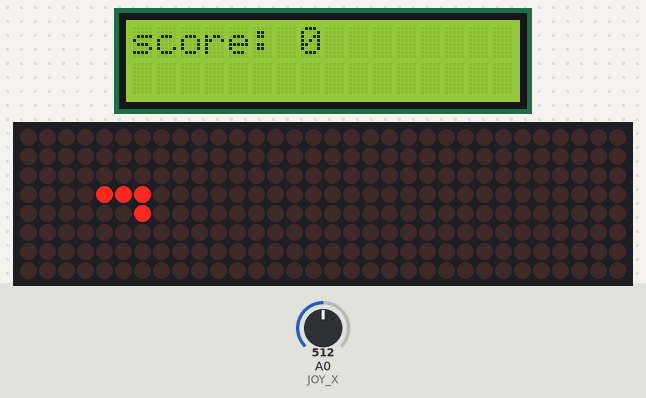
A sketch run on a simulated Arduino Uno, built with avr-gcc and run on an emulated ATmega328P. Shown: 16×2 character LCD, 32×8 LED matrix. Inputs (shaded band) come from the test bench; at power-on: A0 (JOY_X) = 512. Random numbers use the default seed unless the sketch sets one.

Above: at 6.2 s.
6.3 s: A0 (JOY_X) set to 688
8.8 s: A0 (JOY_X) set to 717
At 9.34 s:
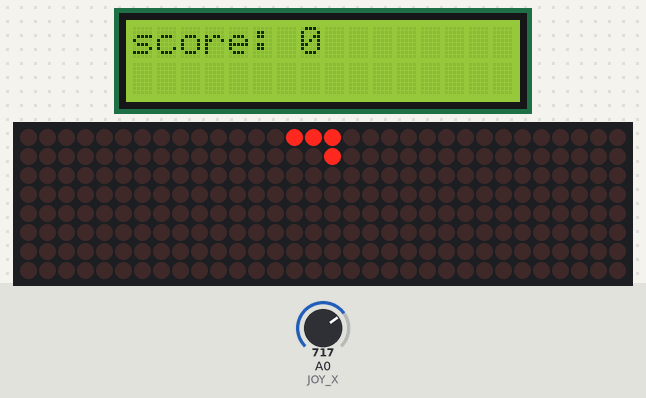
10.6 s: A0 (JOY_X) set to 317
13.2 s: A0 (JOY_X) set to 283
At 14.9 s:
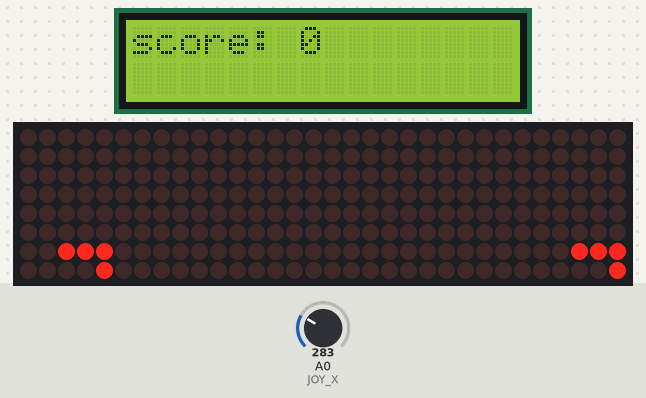
15.0 s: A0 (JOY_X) set to 710
At 16.21 s:
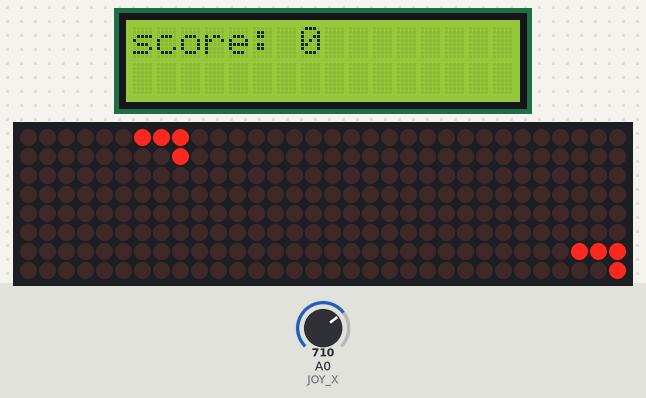
16.8 s: A0 (JOY_X) set to 290
At 18.08 s:
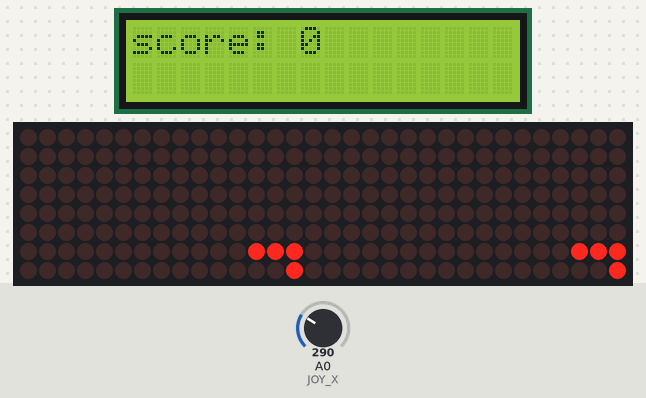

The sketch:

400529762_Final_project_2TA4.ino
```cpp
#include "LedControl.h"
#include "DFRobot_RGBLCD1602.h"


// pins and their corresponding variables
const int DIN_PIN = 11;
const int CLK_PIN= 13;
 const int CS_PIN = 10;
const int JOY_X= A0;
const int JOY_Y = A1;
const int JOY_BTN= 2;


 DFRobot_RGBLCD1602 lcd(0x6B, 16, 2);

// initializing the led matrix using LedContro.h and an led object is created: DIN, CLK, CS, number of matrix
LedControl lc = LedControl(DIN_PIN, CLK_PIN, CS_PIN, 4);

//the game board
//we have 32 rows and each byte represents 8 columns (1 = led on and 2 = led off)
byte gameBoard[32 ] =  {0};
byte displayBoard[32] = {0};


byte currentShape[4] = {0,0,0,0};
int shapeHeight = 0;
int shapeWidth = 0;
// start point for where the shapes fall ( this represents the anchor point of our shapes left corner)
volatile int pieceX = 3;
volatile int pieceY = 32-shapeHeight;

unsigned long lastJoyTime = 0;

unsigned long lastDropTime = 0;
int dropSpeed = 300;
bool gameOver = false;
volatile int score = 0;
volatile int last_score = -1; // so the first time it updates it
bool game_done = false;


void setup() {
  Serial.begin(9600);
  pinMode(JOY_BTN, INPUT_PULLUP);

  randomSeed(analogRead(A5));

  // Initializing all of the 4 matrix
  for (int i =  0; i < 4; i++) {
    lc.shutdown(i, false);  //
    lc.setIntensity(i, 2);  //  the rang is [ 0 to 15]
    lc.clearDisplay(i);     // Clear screen
  }
  for (int i = 0; i < 32; i++) {
  gameBoard[i] = 0;
  }
  lcd.init();
  lcd.setCursor(0,0);
  lcd.print("Game Starting...");
  delay(5000);
  lcd.clear();
  spawnPiece(); // spawning the first piece
  }

void loop() {
  if(gameOver == false){
  handleJoystick();
  applyGravity();
  drawFrame();

  if ( last_score != score){
    lcd.clear();
    lcd.print("score: ");
    lcd.print(score);
    last_score = score;
  }

  delay(30);
  }
  else{
    if ( game_done  == false){
    lcd.clear();
    lcd.print("Game Over!");
    game_done = true;
    }
    return;
  }


}


// we check if we havea collision or not
bool checkCollision(int targetX, int targetY){

  if (targetX < 0 || targetX > (8 - shapeWidth)){
  return true;
  }

  if (targetY <0) {
    return true;
  }

  for (int i = 0; i < shapeHeight; i++ ){
    if (targetY+ i >= 32){// if the target reading is outside the board
      continue;
    }


    byte shiftedRow = currentShape[i] >> targetX;
    if (shiftedRow & gameBoard[targetY + i]){
      return true;
    }
  }
  return false;
}


// Shape randomization
void spawnPiece() {
  for (int i = 0; i < 4; i++) {
    currentShape[i] = 0;
    }
  int nextShape = random(0, 5); //it will randomly choose a number between 0 to 5

  //  Square (2x2)
  if (nextShape == 0) {
    currentShape[0]= B11000000 ;
    currentShape[1 ] = B11000000;
    shapeHeight =  2;
    shapeWidth= 2;
  }
  // Horizontal Line (4x1)
  else if (nextShape == 1) {
    currentShape[0] = B11110000;
    shapeHeight = 1;
    shapeWidth= 4;
  }
  // vertical Line  (1x4)
  else if (nextShape == 2) {
    currentShape[0]= B10000000;
    currentShape[1] = B10000000;
    currentShape[2]= B10000000;
    currentShape[3] = B10000000;
    shapeHeight = 4;
    shapeWidth= 1;
  }
  //  L-Shape (2x3 )
  else if (nextShape == 3) {
    currentShape[0] = B11000000;
    currentShape[1]= B10000000;
    currentShape[2]= B10000000 ;
    shapeHeight = 3;
    shapeWidth =2;
  }

  // Inverted L-Shape ( 2x3)
  else if (nextShape == 4) {
    currentShape[0] = B11000000;
    currentShape[1]  = B01000000;
    currentShape[2] = B01000000;
    shapeHeight = 3;
    shapeWidth = 2;
  }

  // Reseting the coordinates base ohn the nex shape coordinates to the top
  pieceX = 3;
  pieceY =  32 - shapeHeight;

  if (checkCollision(pieceX, pieceY) == true){
    gameOver = true;
  }

}

void handleJoystick() {
  // using millis() instead of delay()
  if (millis()- lastJoyTime < 150) {
    return; // if less than 150 ms ignor the joy stick
  }

  int xval = analogRead(JOY_X);


  // moving right
  if (xval >700) {
    // check and makes sure we aren't pushing into a locked piece
    if (checkCollision(pieceX + 1, pieceY) == false) {
      pieceX++;
      lastJoyTime= millis();

    }
  }

  // moving left
  else if (xval <300) {
    if (checkCollision(pieceX - 1, pieceY) == false) {
      pieceX--;
      lastJoyTime = millis();
    } }
}


void applyGravity(){

  if  (millis()- lastDropTime > dropSpeed){
    if (checkCollision(pieceX, pieceY-1) == true){
      lockPiece();
    }
    else{
      pieceY--;
    }
    lastDropTime = millis();
  }


}

void checkLines(){
  for (int row = 0; row < 32; row++){
    if (gameBoard[row] == B11111111){
      score++;
      gameBoard[row] = B00000000;
      for(int i = row +1 ; i <32; i++){
        gameBoard[i-1] = gameBoard[i];
        gameBoard[i] = B00000000;
      }
      row--; // because the same row might be full again if the row above was full before the fall
    }
  }
}

void lockPiece(){
  for (int i = 0; i < shapeHeight; i++){ // we start from the lowest row and go forward
  int row = pieceY + i;
    if (row >= 0 && row < 32){
      byte shiftedRow = currentShape[i] >> pieceX;  // we move to the x position for each row to the left ancher and then shift tht current shape to that place

      gameBoard[row] |= shiftedRow; // we move the shape to the proper row and fix the light on for those specific lights

    }
  }
  checkLines();
  spawnPiece();

}


void drawFrame() {
  // Copy board
  for (int i = 0; i < 32; i++) {
    displayBoard[i] = gameBoard[i];
  }

  // Draw falling piece
  for (int i = 0; i < shapeHeight; i++) {
    int row = pieceY + i;

      if (row >= 0 && row < 32) {
        byte shiftedRow = currentShape[i] >> pieceX;
        displayBoard[row] |= shiftedRow;
  }
  }

  // rotating the side way map to the vertical one
  for (int matrix = 0; matrix < 4; matrix++) {

    for (int row = 0; row  < 8; row++) {

      byte rowData = 0;

      for (int col = 0; col < 8; col++) {

        // swaping X and Y
        int vY =  matrix * 8 + col;   //from row to column
        int vX= row;                // from colum n to row

        bool pixel = bitRead(displayBoard[vY], vX);

        if (pixel) {
          bitWrite(rowData,  col, 1);
        }
      }

      lc.setRow(matrix, row, rowData);
    }
  }
}
```

Measured:
- the behaviour switches between 700 and 701 on A0 (JOY_X) (found by bisection; images 0 and 1)
- the behaviour switches between 300 and 299 on A0 (JOY_X) (found by bisection; images 1 and 2)
